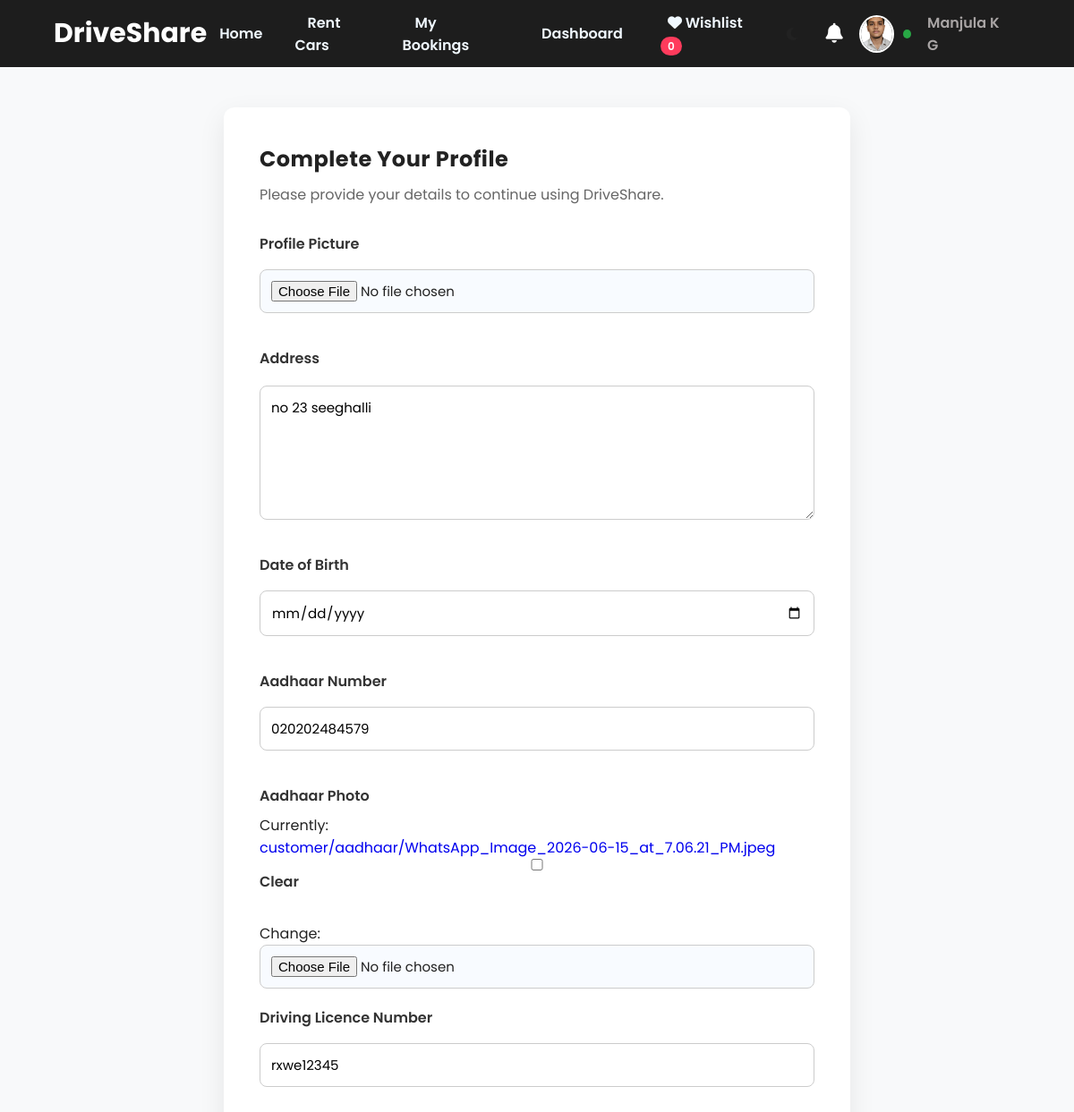
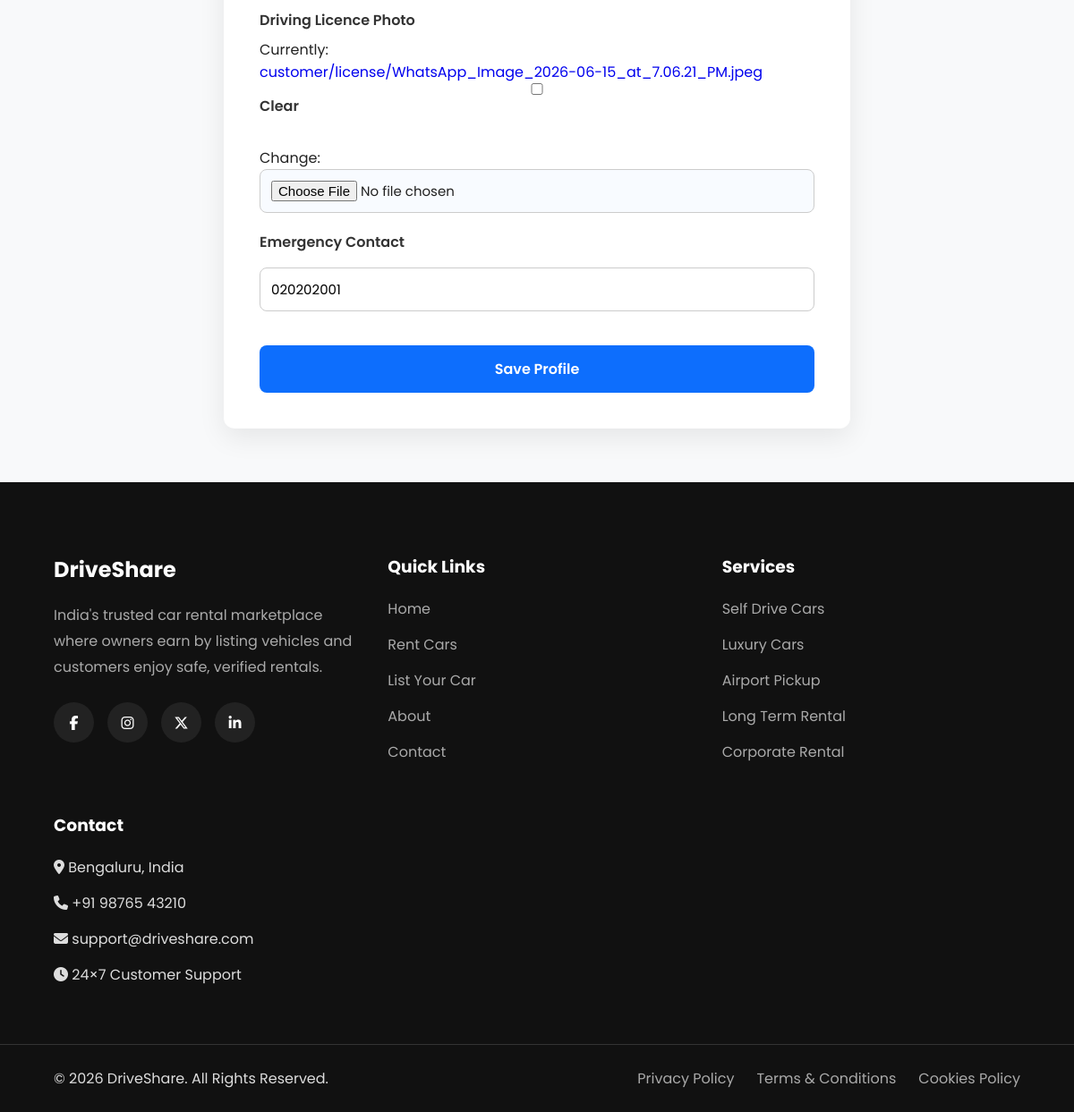
Page /accounts/customer/profile/ (signed in) on the committed database (2 pictures, top to bottom).
### accounts/models.py (models this page shows, shortened)
class CustomUser(AbstractUser):
    USER_TYPES = (
        ('customer', 'Customer'),
        ('owner', 'Car Owner'),
        ('admin', 'Admin'),
    )
    user_type = models.CharField(
        max_length=20,
        choices=USER_TYPES,
        default='customer'
    )
    phone_number = models.CharField(
        max_length=15,
        blank=True
    )
    profile_picture = models.ImageField(
        upload_to='profile_pictures/',
        blank=True,
        null=True
    )

class CustomerProfile(models.Model):
    user = models.OneToOneField(
        CustomUser,
        on_delete=models.CASCADE,
        related_name="customer_profile"
    )
    address = models.TextField(blank=True)
    date_of_birth = models.DateField(
        null=True,
        blank=True
    )
    aadhaar_number = models.CharField(
        max_length=12,
        blank=True
    )
    aadhaar_photo = models.ImageField(
        upload_to="customer/aadhaar/",
        blank=True,
        null=True
    )
    driving_license_number = models.CharField(
        max_length=25,
        blank=True
    )
    driving_license_photo = models.ImageField(
        upload_to="customer/license/",
        blank=True,
        null=True
    )
    emergency_contact = models.CharField(
        max_length=15,
        blank=True
    )
    verification_status = models.CharField(
    max_length=20,
    choices=[
        ("Pending", "Pending"),
        ("Approved", "Approved"),
        ("Rejected", "Rejected"),
    ],
    default="Pending"
    )
    profile_completed = models.BooleanField(
        default=False
    )

### accounts/views.py (the view)
# urls.py: path("customer/profile/",views.customer_profile,name="customer_profile"),
@login_required
@customer_required
def customer_profile(request):
    profile = request.user.customer_profile
    if request.method == "POST":
        form = CustomerProfileForm(
            request.POST,
            request.FILES,
            instance=profile
        )
        picture_form = ProfilePictureForm(
            request.POST,
            request.FILES,
            instance=request.user
        )
        if form.is_valid() and picture_form.is_valid():
            profile = form.save(commit=False)
            profile.profile_completed = True
            profile.save()
            picture_form.save()
            messages.success(
                request,
                "Profile updated successfully."
            )
            return redirect("customer_dashboard")
    else:
        form = CustomerProfileForm(
            instance=profile
        )
        picture_form = ProfilePictureForm(
            instance=request.user
        )
    return render(
        request,
        "accounts/customer_profile.html",
        {
            "form": form,
            "picture_form": picture_form,
        }
    )

### accounts/forms.py
class ProfilePictureForm(forms.ModelForm):
    class Meta:
        model = CustomUser
        fields = [
            "profile_picture",
        ]
        widgets = {
            "profile_picture": forms.FileInput(
                attrs={
                    "class": "form-control"
                }
            ),
        }

### templates/accounts/customer_profile.html (shortened to what this page needs)
{% extends 'base.html' %}
{% load static %}
{% block content %}
<section class="profile-section">
    <div class="profile-container">
        <h2>Complete Your Profile</h2>
        <p>Please provide your details to continue using DriveShare.</p>
        <form method="POST" enctype="multipart/form-data">
            <div class="form-group">
    <label>Profile Picture</label>
    {{ picture_form.profile_picture }}
</div>
            <div class="form-group">
                <label>Address</label>
                {{ form.address }}
            </div>
            <div class="form-group">
                <label>Date of Birth</label>
                {{ form.date_of_birth }}
            </div>
            <div class="form-group">
                <label>Aadhaar Number</label>
                {{ form.aadhaar_number }}
            </div>
            <div class="form-group">
                <label>Aadhaar Photo</label>
                {{ form.aadhaar_photo }}
            </div>
            <div class="form-group">
                <label>Driving Licence Number</label>
                {{ form.driving_license_number }}
            </div>
            <div class="form-group">
                <label>Driving Licence Photo</label>
                {{ form.driving_license_photo }}
            </div>
            <div class="form-group">
                <label>Emergency Contact</label>
                {{ form.emergency_contact }}
            </div>
            <button type="submit" class="profile-btn">
                Save Profile
            </button>
        </form>
    </div>
</section>
{% endblock %}

### templates/navbar.html (shortened to what this page needs)
<nav class="navbar">
    <div class="logo">
        <a href="/">DriveShare</a>
    </div>
    <ul class="nav-links">
    <li>
    <a href="/"
       class="{% if request.path == '/' %}active{% endif %}">
        Home
    </a>
</li>
    {% if user.is_authenticated %}
        {% if user.user_type == "customer" %}
            <li>
    <a href="{% url 'browse_cars' %}"
       class="{% if '/cars/' in request.path %}active{% endif %}">
        Rent Cars
    </a>
</li>
<li>
    <a href="#"
       class="{% if '/bookings/' in request.path %}active{% endif %}">
        My Bookings
    </a>
</li>
<li>
    <a href="{% url 'customer_dashboard' %}"
       class="{% if request.path == '/dashboard/customer/' %}active{% endif %}">
        Dashboard
    </a>
</li>
<li>
    <a href="{% url 'wishlist' %}">
        <i class="fas fa-heart"></i>
        Wishlist
{% if user.is_authenticated and user.user_type == "customer" %}
<span class="wishlist-count">
{{ user.wishlist_items.count }}
</span>
{% endif %}
    </a>
</li>
        {% endif %}
    {% else %}
        <li><a href="{% url 'browse_cars' %}">Rent Car</a></li>
        <li><a href="#">List Your Car</a></li>
        <li><a href="#">About</a></li>
        <li><a href="#">Contact</a></li>
    {% endif %}
</ul>
   <div class="auth-buttons">
    {% if user.is_authenticated %}
    <div class="theme-toggle" id="themeToggle">
    <i class="fas fa-moon"></i>
</div>
    <div class="notification-icon">
        <a href="{% url 'notifications' %}">
    <i class="fas fa-bell"></i>
</a>
</div>
<div class="user-profile"id="userProfile">
    {% if user.profile_picture %}
        <img src="{{ user.profile_picture.url }}" class="nav-profile-img">
    {% else %}
        {% load static %}
    {% endif %}
    {% if user.user_type == "customer" %}
    {% if user.customer_profile.verification_status == "Approved" %}
        <span class="status-dot approved"></span>
    {% elif user.customer_profile.verification_status == "Pending" %}
        <span class="status-dot pending"></span>
    {% else %}
        <span class="status-dot rejected"></span>
    {% endif %}
{% endif %}
    <span style="margin-right:15px; font-weight:600; color:#a9a5a5;">
        {{ user.first_name }}
    </span>
</div>
    {% endif %}
</div>
</nav>

### static/css/style.css (style rules this page uses)
* { margin:0; padding:0; box-sizing:border-box; font-family:'Poppins',sans-serif; }
* { transition: color .25s ease, background-color .25s ease, border-color .25s ease, box-shadow .25s ease, transform .25s ease; }
html { scroll-behavior:smooth; }
body { background:#f7f7f7; color:#222; }
a { text-decoration:none; }
ul { list-style:none; }
button, a { transition:.3s; }
button, .dashboard-btn, .login-btn, .signup-btn { cursor:pointer; font-weight:600; transition:all .3s ease; }
input, select, textarea { transition:.3s ease; }
.form-group { display:flex; flex-direction:column; }
.form-group label { font-weight:600; margin-bottom:8px; color:#333; }
.form-group input, .form-group select, .form-group textarea { padding:14px; border:1px solid #ddd; border-radius:10px; font-size:15px; }
.form-group textarea { margin-top:10px; min-height:150px; }
input[type=file] { padding:14px; border:2px dashed #0d6efd; border-radius:12px; background:#f8fbff; cursor:pointer; }

### static/css/navbar.css (style rules this page uses)
.navbar { position:fixed; top:0; left:0; width:100%; height:75px; padding:0 40px; display:flex; justify-content:space-between; align-items:center; background:rgba(17,17,17,.95); backdrop-filter:blur(12px); z-index:9999; }
.navbar { transition: background .35s ease, box-shadow .35s ease, padding .35s ease; }
.logo a { font-size:30px; font-weight:700; color:white; }
.nav-links { display:flex; align-items:center; gap:22px; list-style:none; margin:0; padding:0; }
.nav-links a { color:aliceblue; font-size:16px; font-weight:600; text-decoration:none; padding:8px 14px; border-radius:8px; transition:.3s; }
.auth-buttons { display:flex; align-items:center; gap:18px; }
.user-profile { position:relative; display:flex; align-items:center; gap:10px; cursor:pointer; }
.nav-profile-img { width:42px; height:42px; border-radius:50%; object-fit:cover; border:2px solid white; }
.notification-icon { font-size:22px; color:white; cursor:pointer; }
.notification-icon a { color:white; font-size:22px; text-decoration:none; transition:.3s; }
.status-dot { width:10px; height:10px; border-radius:50%; display:inline-block; margin-right:8px; }
.status-dot.approved { background:#28a745; }
.nav-profile-img { transition:all .3s ease; }
.notification-icon i { transition:all .3s ease; }
.theme-toggle { width:42px; height:42px; border-radius:50%; display:flex; justify-content:center; align-items:center; }
.wishlist-count { margin-left:6px; background:#ff3b5c; color:white; padding:2px 8px; border-radius:50px; font-size:12px; font-weight:600; }

### static/css/responsive.css (style rules this page uses)
@media (max-width:1200px) { .navbar { padding:18px 5%; } }

### static/css/signup.css (style rules this page uses)
.form-group { margin-bottom:18px; }
.form-group input { width:100%; padding:14px; border:1px solid #ddd; border-radius:8px; font-size:15px; }
.form-group label { display:block; margin-bottom:8px; font-weight:600; color:#333; }
.form-group input, .form-group select { width:100%; padding:14px; border:1px solid #ddd; border-radius:10px; font-size:15px; outline:none; transition:.3s; box-sizing:border-box; }

### static/css/dashboard.css (style rules this page uses)
.form-control { width:100%; padding:12px; margin-top:8px; margin-bottom:18px; border:1px solid #ddd; border-radius:8px; font-size:15px; }
.dashboard-header h1, section h2 { letter-spacing:.5px; }

### static/css/profile.css (style rules this page uses)
.profile-section { padding:120px 20px 60px; background:#f8f9fa; min-height:100vh; }
.profile-container { max-width:700px; margin:auto; background:#fff; padding:40px; border-radius:12px; box-shadow:0 10px 30px rgba(0,0,0,.08); }
.profile-container h2 { margin-bottom:10px; }
.profile-container p { color:#666; margin-bottom:30px; }
.form-group { margin-bottom:20px; }
.form-group label { display:block; font-weight:600; margin-bottom:8px; }
.form-group input, .form-group textarea, .form-group select { width:100%; padding:12px; border:1px solid #ccc; border-radius:8px; font-size:15px; }
.profile-btn { width:100%; padding:14px; border:none; border-radius:8px; background:#0d6efd; color:#fff; font-size:16px; cursor:pointer; }

### rows in the picture
CustomUser: wishlist_items.count "0", profile_picture (picture), first_name "Manjula K G"
CustomerProfile: address "no 23 seeghalli", aadhaar_number "020202484579", driving_license_number "rxwe12345", emergency_contact "020202001"
